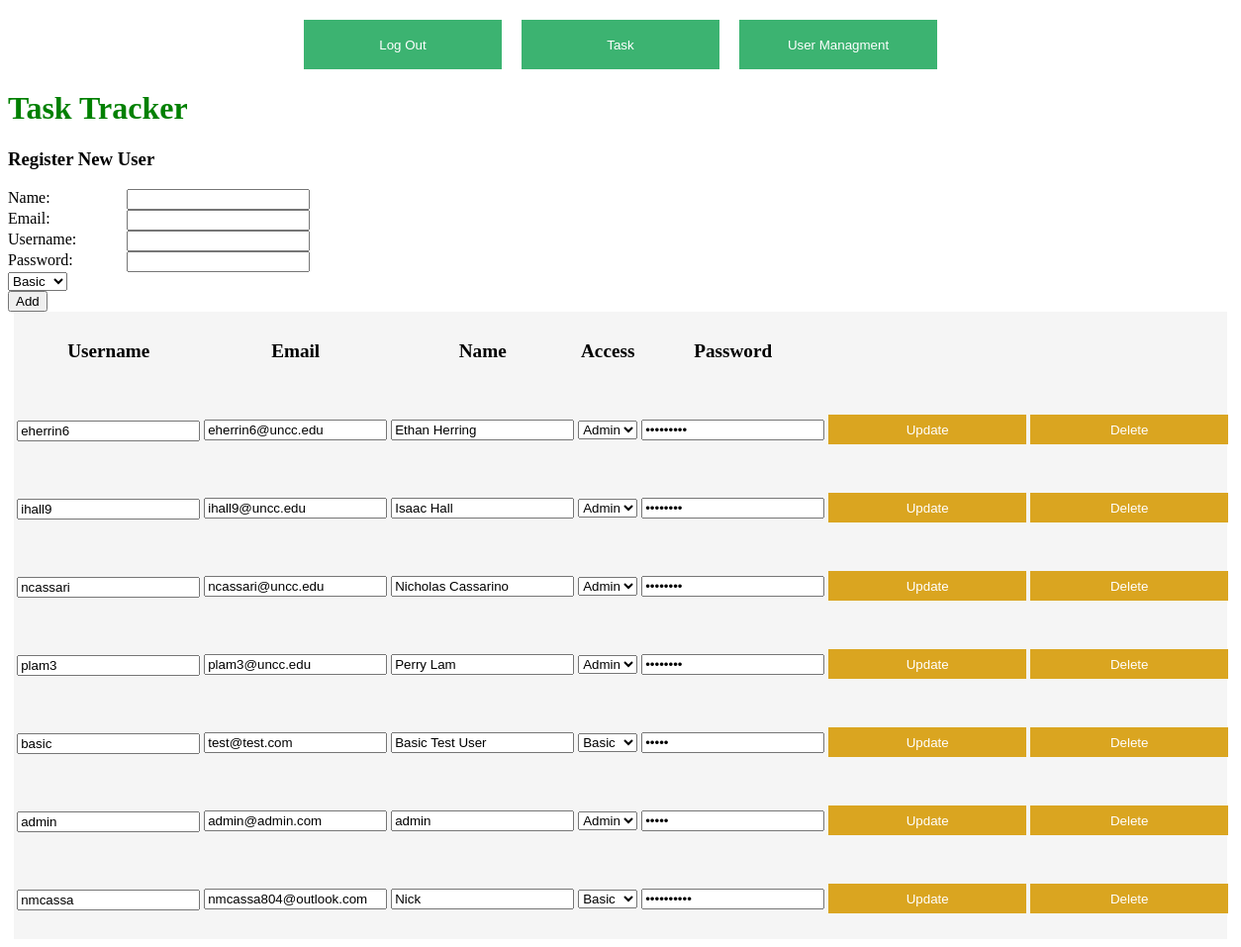
Page /ViewUsers (signed in) on the earlier database version.
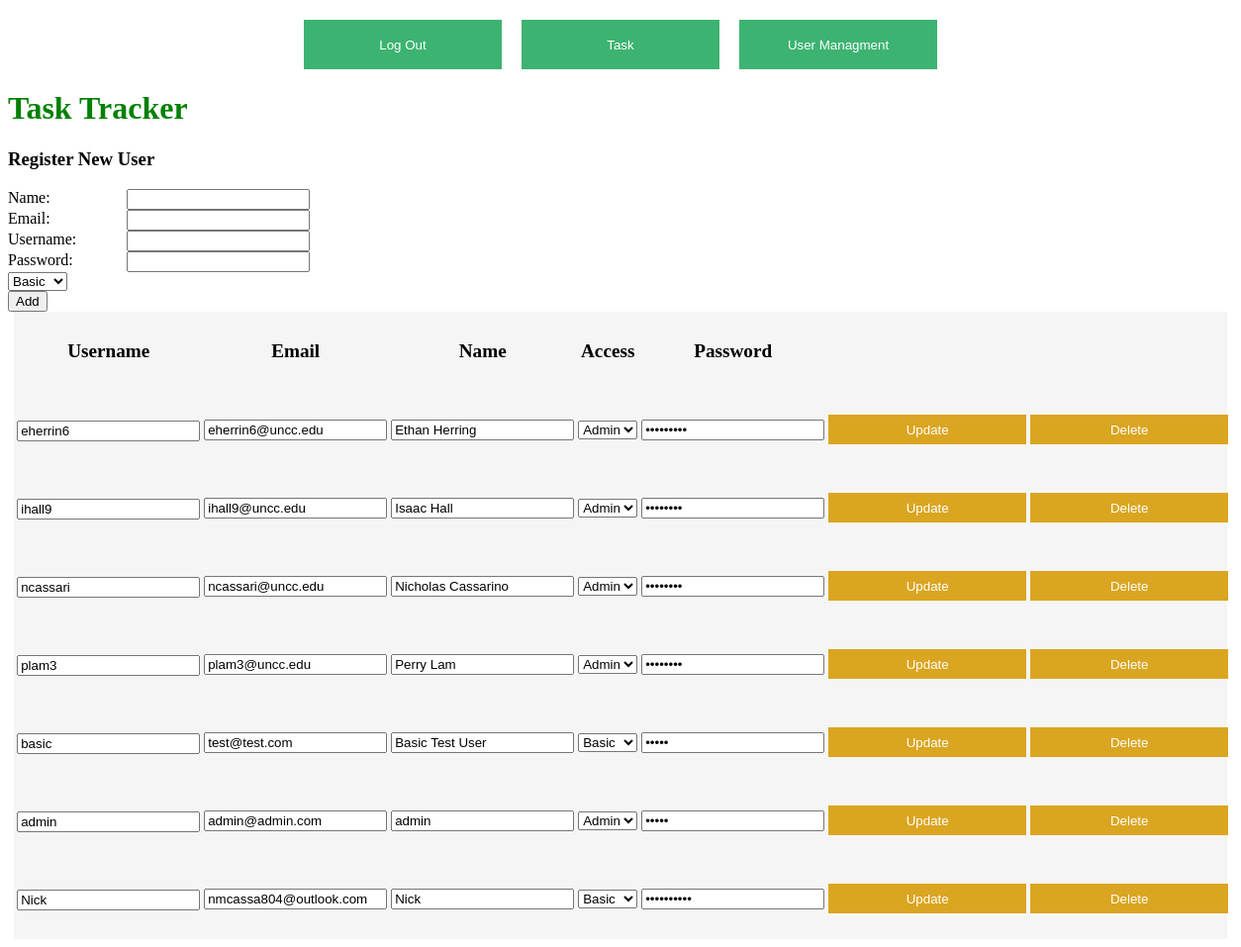
Same page on the later database version.
### app.py (models this page shows)
class User(db.Model):
    id = db.Column(db.Integer, primary_key=True)
    name = db.Column(db.String(4150))
    email = db.Column(db.String(4150),unique=True)
    username = db.Column(db.String(100),unique=True)
    password = db.Column(db.String(100))
    access = db.Column(db.Boolean)#True if admin, False otherwise

### app.py (the view, shortened to what this page needs)
@app.route('/ViewUsers', methods=['GET', 'POST'])
def viewUsers():
    global user
    user_list = User.query.all()
    if(user==User):
        return render_template('login.html',message="Please Log In To access this page")
    return render_template('ViewUsers.html',user_list=user_list,user=user)

### templates/ViewUsers.html (shortened to what this page needs)
<!DOCTYPE html>
<html lang="en">
<head>
    <link rel="stylesheet" href="./static/main.css">
</head>
<div class="top-contain">
    <a href="/logout">
        <button class="top-bar">Log Out</button>
    </a>
    <a href="/task">
        <button class="top-bar">Task</button>
    </a>
    <a href="/ViewUsers">
        <button class="top-bar">User Managment</button>
    </a>
</div>
{%if user.access==1%}
<body>
    <h1>Task Tracker</h1>
    <form action="/ViewUsers" method="post">
        <div>
            <h3>Register New User</h3>
            <label>Name:</label>
            <input required type="text" name="name" value="{{ request.form['name'] }}">
            <br>
            <label>Email:</label>
            <input required type="text" name="email" value="{{ request.form['email'] }}">
            <br>
            <label>Username:</label>
            <input required type="text" name="username" value="{{ request.form['username'] }}">
            <br>
            <label>Password:</label>
            <input required type="text" name="password" value="{{ request.form['password'] }}">
            <br>
            <select name="access"> <option value="0">Basic</option><option value="1">Admin</option> </select>
            <br>
            <button type="submit">Add</button>
        </div>
    </form>
    <div class="todo">
     <table>
        <thead>
        <tr>
            <th>Username</th>
            <th>Email</th>
            <th>Name</th>
            <th>Access</th>
            <th>Password</th>
            <th></th>
            <th></th>
        </thead>
        <tbody>
    {% for user in user_list %}
    <tr>
    <form action="/updateUser/{{user.id}}" method="Post">
    <td class="title"><input type="text" name="editUsername" value="{{ user.username }}"></td>
    <td><input type="text" name="editEmail" value="{{ user.email }}"></td>
    <td><input type="text" name="editName" value="{{ user.name }}"></td>
    <td><select name="editAccess">{% if user.access == 0 %}<option selected value="Basic">Basic</option><option value="Admin">Admin</option> {% elif user.access == 1 %}<option value="Basic">Basic</option><option selected value="Admin">Admin</option>{%endif%}"></select></td>
    <td><input type="password" name="updatePass" value={{user.password}}>
    <td><a href="/updateUser/{{user.id}}"><button type="submit">Update</button></a></td> </form>
    <td><a href="/deleteUser/{{user.id}}"><button>Delete</button></a>
    </td></tr>
    {% endfor %}
</tbody>
    </table>
    </div>
{%endif%}
</body>
</html>

Differences in the rows shown:
changed User "Nick": editUsername "nmcassa" → "Nick"
